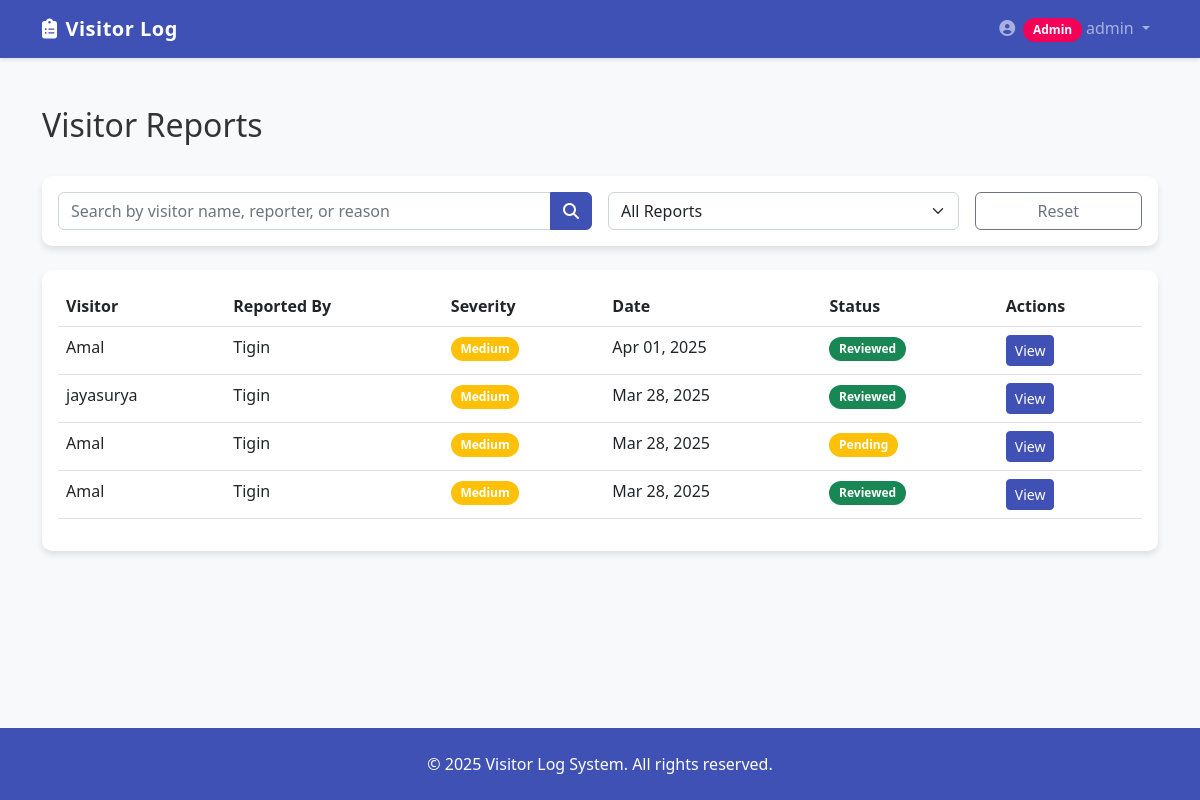
The page /reports/reports/ (signed in) on the database as committed earlier.
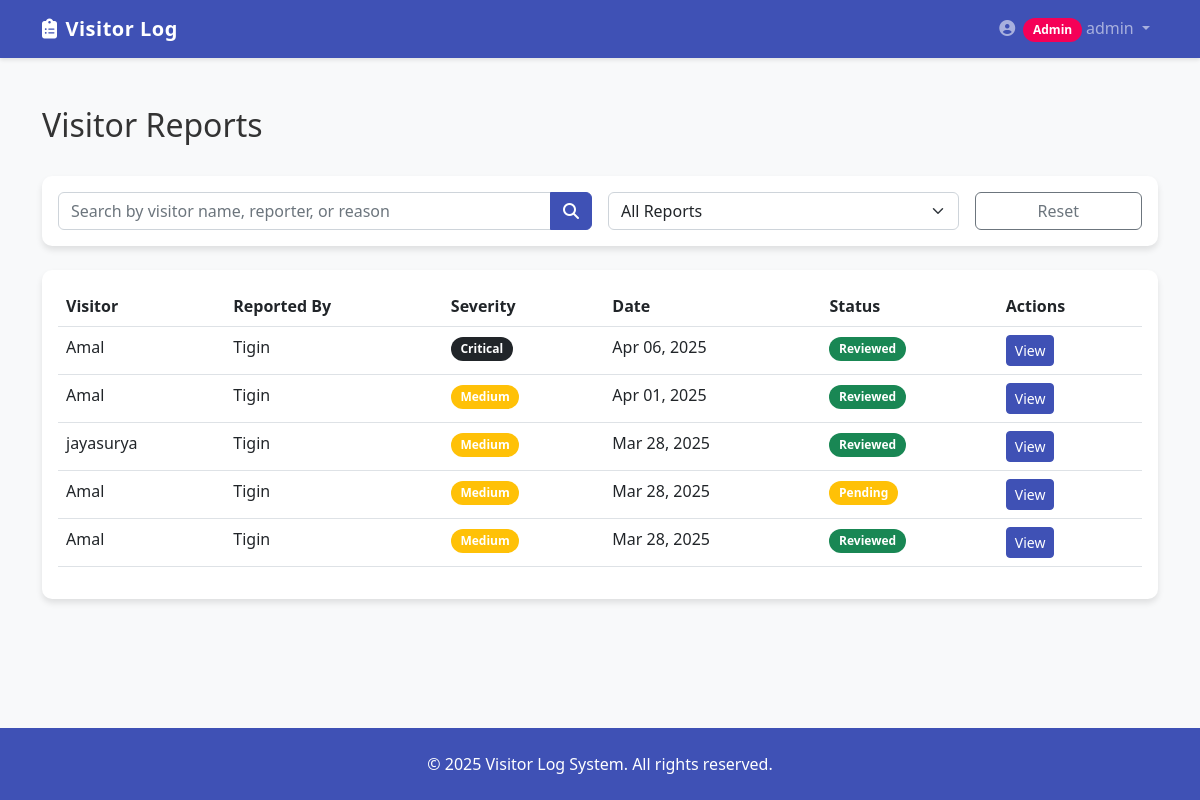
The same page on the database as committed later.
### reports/models.py (models this page shows, shortened)
class Report(models.Model):
    SEVERITY_CHOICES = (
        ('LOW', 'Low'),
        ('MEDIUM', 'Medium'),
        ('HIGH', 'High'),
        ('CRITICAL', 'Critical'),
    )
    reported_by = models.ForeignKey(
        settings.AUTH_USER_MODEL,
        on_delete=models.CASCADE,
        related_name='reported_visitors'
    )
    visit = models.ForeignKey(
        Visit,
        on_delete=models.CASCADE,
        related_name='reports'
    )
    reason = models.TextField()
    severity = models.CharField(max_length=10, choices=SEVERITY_CHOICES, default='MEDIUM')
    created_at = models.DateTimeField(auto_now_add=True)
    reviewed = models.BooleanField(default=False)
    reviewed_by = models.ForeignKey(
        settings.AUTH_USER_MODEL,
        on_delete=models.SET_NULL,
        null=True,
        blank=True,
        related_name='reviewed_reports'
    )
    reviewed_at = models.DateTimeField(null=True, blank=True)
    class Meta:
        ordering = ['-created_at']

### visits/models.py (models this page shows, shortened)
class Visit(models.Model):
    STATUS_CHOICES = (
        ('PENDING', 'Pending'),
        ('APPROVED', 'Approved'),
        ('REJECTED', 'Rejected'),
        ('CHECKED_IN', 'Checked In'),
        ('CHECKED_OUT', 'Checked Out'),
        ('CANCELLED', 'Cancelled'),
    )
    resident = models.ForeignKey(
        settings.AUTH_USER_MODEL,
        on_delete=models.CASCADE,
        related_name='resident_visits',
        limit_choices_to={'role': 'RESIDENT'}
    )
    visitor_name = models.CharField(max_length=100)
    visitor_phone = models.CharField(max_length=20, blank=True, null=True)
    visitor_email = models.EmailField(blank=True, null=True)
    purpose = models.CharField(max_length=200)
    status = models.CharField(max_length=20, choices=STATUS_CHOICES, default='PENDING')
    requested_by = models.ForeignKey(
        settings.AUTH_USER_MODEL,
        on_delete=models.CASCADE,
        related_name='requested_visits',
        limit_choices_to={'role': 'SECURITY'},
        null=True,  # Make this field optional to fix the issue
        blank=True
    )
    requested_at = models.DateTimeField(auto_now_add=True)
    expected_arrival = models.DateTimeField(null=True, blank=True)
    entry_time = models.DateTimeField(null=True, blank=True)
    exit_time = models.DateTimeField(null=True, blank=True)
    approval_time = models.DateTimeField(null=True, blank=True)
    rejection_reason = models.TextField(blank=True, null=True)
    notes = models.TextField(blank=True, null=True)
    class Meta:
        ordering = ['-requested_at']

### users/models.py (models this page shows, shortened)
class CustomUser(AbstractUser):
    class Role(models.TextChoices):
        ADMIN = 'ADMIN', 'Admin'
        RESIDENT = 'RESIDENT', 'Resident'
        SECURITY = 'SECURITY', 'Security'
    role = models.CharField(
        max_length=10,
        choices=Role.choices,
        default=Role.RESIDENT
    )

### users/views.py (the view)
        def wrapper(request, *args, **kwargs):
            if request.user.is_authenticated and request.user.role in allowed_roles:
                return view_func(request, *args, **kwargs)
            messages.error(request, 'You do not have permission to access this page.')
            return redirect('dashboard')

### reports/views.py (called while the page is built)
@login_required
@role_required(['ADMIN'])
def report_list(request):
    search = request.GET.get('search', '')
    status = request.GET.get('status', '')
    reports = Report.objects.all()
    if search:
        reports = reports.filter(
            Q(visit__visitor_name__icontains=search) |
            Q(reported_by__username__icontains=search) |
            Q(reason__icontains=search)
        )
    if status == 'reviewed':
        reports = reports.filter(reviewed=True)
    elif status == 'unreviewed':
        reports = reports.filter(reviewed=False)
    paginator = Paginator(reports.order_by('-created_at'), 10)
    page_number = request.GET.get('page', 1)
    page_obj = paginator.get_page(page_number)
    return render(request, 'reports/report_list.html', {
        'page_obj': page_obj,
        'search': search,
        'status': status,
        'title': 'Visitor Reports'
    })

### reports/templates/reports/report_list.html (shortened to what this page needs)
{% extends 'base.html' %}
{% block content %}
<div class="container mt-4">
    <div class="d-flex justify-content-between align-items-center mb-4">
        <h2>Visitor Reports</h2>
    </div>
    <div class="card mb-4">
        <div class="card-body">
            <form method="get" class="row g-3">
                <div class="col-md-6">
                    <div class="input-group">
                        <input type="text" name="search" value="{{ search }}" class="form-control" placeholder="Search by visitor name, reporter, or reason">
                        <button type="submit" class="btn btn-primary">
                            <i class="fas fa-search"></i>
                        </button>
                    </div>
                </div>
                <div class="col-md-4">
                    <select name="status" class="form-select" onchange="this.form.submit()">
                        <option value="" {% if status == '' %}selected{% endif %}>All Reports</option>
                    </select>
                </div>
                <div class="col-md-2">
                    <a href="{% url 'report_list' %}" class="btn btn-outline-secondary w-100">Reset</a>
                </div>
            </form>
        </div>
    </div>
    {% if page_obj %}
    <div class="card">
        <div class="card-body">
            <div class="table-responsive">
                <table class="table table-hover">
                    <thead>
                        <tr>
                            <th>Visitor</th>
                            <th>Reported By</th>
                            <th>Severity</th>
                            <th>Date</th>
                            <th>Status</th>
                            <th>Actions</th>
                        </tr>
                    </thead>
                    <tbody>
                        {% for report in page_obj %}
                        <tr>
                            <td>{{ report.visit.visitor_name }}</td>
                            <td>{{ report.reported_by.username }}</td>
                            <td>
                                {% if report.severity == 'LOW' %}
                                    <span class="badge bg-info">Low</span>
                                {% elif report.severity == 'MEDIUM' %}
                                    <span class="badge bg-warning">Medium</span>
                                {% elif report.severity == 'HIGH' %}
                                    <span class="badge bg-danger">High</span>
                                {% else %}
                                    <span class="badge bg-dark">Critical</span>
                                {% endif %}
                            </td>
                            <td>{{ report.created_at|date:"M d, Y" }}</td>
                            <td>
                                {% if report.reviewed %}
                                    <span class="badge bg-success">Reviewed</span>
                                {% else %}
                                    <span class="badge bg-warning">Pending</span>
                                {% endif %}
                            </td>
                            <td>
                                <a href="{% url 'report_detail' report.pk %}" class="btn btn-sm btn-primary">
                                    View
                                </a>
                            </td>
                        </tr>
                        {% endfor %}
                    </tbody>
                </table>
            </div>
        </div>
    </div>
    {% else %}
    <div class="alert alert-info">
        <i class="fas fa-info-circle me-2"></i> No reports found matching your criteria.
    </div>
    {% endif %}
</div>
{% endblock %}

Rows that differ between the two databases and show on the page:
added Report: visit.visitor_name "Amal", reported_by.username "Tigin", severity "Critical", created_at "Apr 06, 2025", reviewed "Reviewed"
